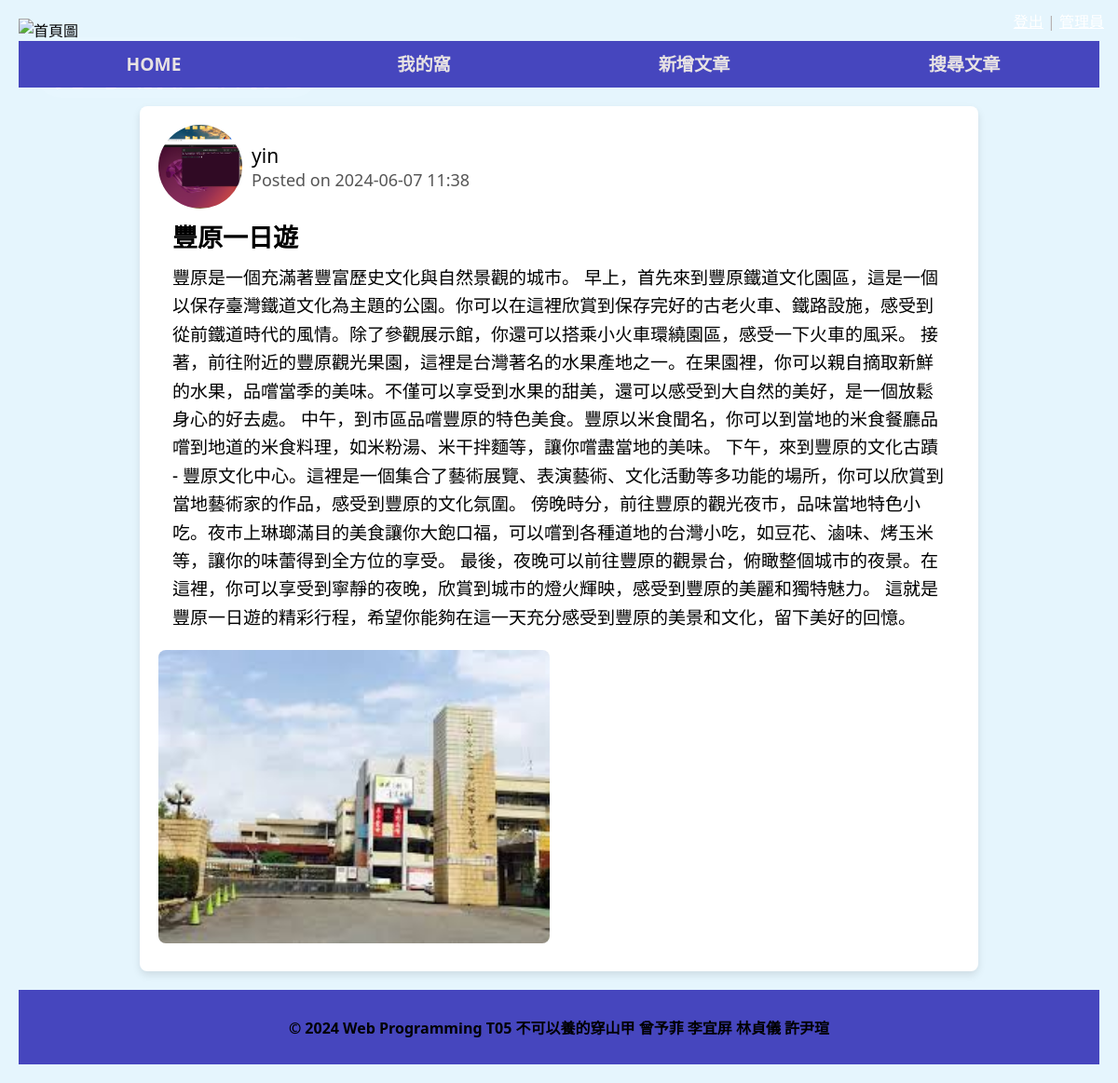
The app's page /post_detail/2/ (signed in) with its own data.
### travel/models.py (models this page shows, shortened)
class Post(models.Model):
    user = models.ForeignKey(User, on_delete=models.CASCADE, related_name='posts', verbose_name="發文者")
    title = models.CharField(max_length=20, verbose_name="文章標題")
    description = models.TextField(verbose_name="文章內容")
    created_at = models.DateTimeField(default=timezone.now, verbose_name="發文時間")
    pictures = models.ManyToManyField(Picture, related_name='posts', verbose_name="內文圖片")

class UserProfile(models.Model):
    user = models.OneToOneField(User, on_delete=models.CASCADE, related_name='profile', verbose_name="用戶")
    picture = models.ImageField(upload_to='profile_pictures/', null=True, blank=True, verbose_name="用戶頭像", help_text="請上傳1:1圖片")
    bio = models.TextField(max_length=500, blank=True, verbose_name="個人簡介")
    member_id = models.CharField(max_length=10, unique=True, verbose_name="會員編號", blank=True, help_text="系統將自動生成十碼會員編號")

class Picture(models.Model):
    picture = models.ImageField(upload_to='Post_photos/', null=True, blank=True)

### travel/views.py (the view)
# urls.py: path('post_detail/<int:id>/', views.post_detail, name='post_detail'),
def post_detail(request, id):
    post = get_object_or_404(Post, id=id)
    template = loader.get_template('post_detail.html')
    context = {
      'post': post,
    }
    return HttpResponse(template.render(context, request))

### travel/templates/post_detail.html (shortened to what this page needs)
{% extends 'Mama.html' %}
{% load static %}
{% block CSS %}
    <link rel="stylesheet" type="text/css" href="{% static 'css/post.css' %}">
{% endblock %}
{% block content %}
<div class="container">
    <div class="post-header">
        {% if post.user.profile.picture %}
            <img class="head" src="{{ post.user.profile.picture.url }}" alt="{{ post.user.username }}的頭貼"><br><br>
        {% else %}
            <img class="head" src="../../static/picture/defult_head.png" alt="Author's profile picture"><br><br>
        {% endif %}
        <div class="post-info">
            <div class="post-author"><a  href="/{{ post.user.profile.member_id }}/detail">{{ post.user.username }}</a></div>
            <div class="post-date">Posted on {{ post.created_at|date:"Y-m-d H:i" }}</div>
        </div>
    </div>
    <div class="post-title">{{ post.title }}</div>
    <div class="post-content">{{ post.description }}</div>
    <div class="post-photos">
        {% for picture in post.pictures.all %}
            <img src="{{ picture.picture.url }}" class="post-photo" alt="Post_photo">
        {% endfor %}
    </div>
</div>
{% endblock %}

### static/css/mama.css (style rules this page uses)
* { box-sizing: border-box; font-family: system-ui, -apple-system, BlinkMacSystemFont, 'Segoe UI', Roboto, Oxygen, Ubuntu, Cantarell, 'Open Sans', 'Helvetica Neue', sans-serif; }
body { margin: 0; padding: 0; display: flex; flex-direction: column; }

### static/css/post.css (style rules this page uses)
body { font-family: 'Helvetica Neue', Arial, sans-serif; background-color: #e5f5fd; margin: 0; padding: 20px; }
.container { width: 900px; margin: 20px auto; background-color: #fff; padding: 20px; border-radius: 8px; box-shadow: 0 4px 8px rgba(0, 0, 0, 0.1); overflow: hidden; }
.post-header { display: flex; align-items: center; margin-bottom: 10px; }
.post-header img { border-radius: 50%; width: 90px; height: 90px; margin-right: 10px; object-fit: cover; }
.post-header .post-info { display: flex; flex-direction: column; }
.post-author { font-size: 21px; color: #272424; }
.post-date { font-size: 18px; color: #555; }
.post-title { font-size: 27px; font-weight: bold; margin: 10px 0; padding: 0 5px 0 15px ; }
.post-content { font-size: 19px; line-height: 1.6; margin-bottom: 20px; padding: 0 15px; }
.post-photo { max-width: 100%; border-radius: 8px; margin-bottom: 10px; object-fit: cover; }
.post-photos { display: flex; flex-wrap: wrap; gap: 10px; }
.post-photos img { flex: 1; max-width: calc(50% - 10px); border-radius: 8px; }
.post-author a { text-decoration: none; color: #000000; }

### records on screen
Post: user.profile.picture (picture), user.username "yin", created_at "2024-06-07 11:38", title "豐原一日遊", description "豐原是一個充滿著豐富歷史文化與自然景觀的城市。 早上，首先來到豐原鐵道文化園區，這是一個以保存臺灣鐵道文化為主題的公園。你可以在這裡欣賞到保存完好的古老火車、鐵路設施，感受到從前鐵道時代的風情。除了參觀展示館，你還可以搭乘小火車環繞園區，感受一下火車的風采。 接著，前往附近的豐原觀光果園，這裡是台灣著名的水果產地之一。在果園裡，你可以親自摘取新鮮的水果，品嚐當季的美味。不僅可以享受到水果的甜美，還可以感受到大自然的美好，是一個放鬆身心的好去處。 中午，到市區品嚐豐原的特色美食。豐原以米食聞名，你可以到當地的米食餐廳品嚐到地道的米食料理，如米粉湯、米干拌麵等，讓你嚐盡當地的美味。 下午，來到豐原的文化古蹟 - 豐原文化中心。這裡是一個集合了藝術展覽、表演藝術、文化活動等多功能的場所，你可以欣賞到當地藝術家的作品，感受到豐原的文化氛圍。 傍晚時分，前往豐原的觀光夜市，品味當地特色小吃。夜市上琳瑯滿目的美食讓你大飽口福，可以嚐到各種道地的台灣小吃，如豆花、滷味、烤玉米等，讓你的味蕾得到全方位的享受。 最後，夜晚可以前往豐原的觀景台，俯瞰整個城市的夜景。在這裡，你可以享受到寧靜的夜晚，欣賞到城市的燈火輝映，感受到豐原的美麗和獨特魅力。 這就是豐原一日遊的精彩行程，希望你能夠在這一天充分感受到豐原的美景和文化，留下美好的回憶。"
Picture: picture (picture)
